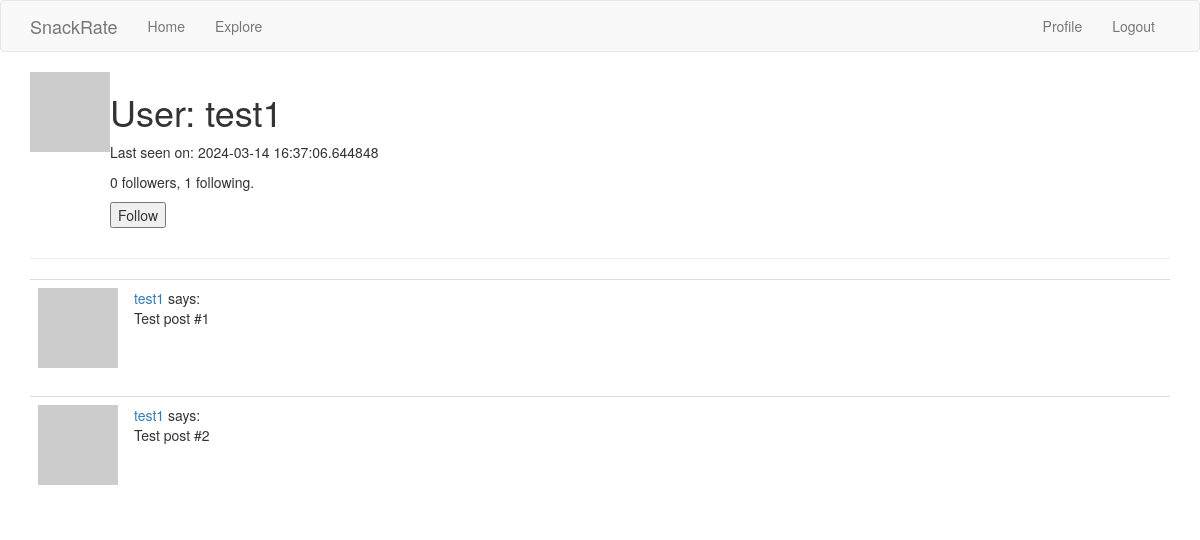
The app's page /user/test1 (signed in) with its own data.
### app/models.py (models this page shows, shortened)
class User(UserMixin, db.Model):
    id = db.Column(db.Integer, primary_key=True)
    username = db.Column(db.String(64), index=True, unique=True)
    email = db.Column(db.String(120), index=True, unique=True)
    password_hash = db.Column(db.String(128))
    posts = db.relationship('Post', backref='author', lazy='dynamic')
    about_me = db.Column(db.String(140))
    last_seen = db.Column(db.DateTime, default=datetime.utcnow)
    followed = db.relationship(
        'User', secondary=followers,
        primaryjoin=(followers.c.follower_id == id),
        secondaryjoin=(followers.c.followed_id == id),
        backref=db.backref('followers', lazy='dynamic'), lazy='dynamic')
    def avatar(self, size):
        digest = md5(self.email.lower().encode('utf-8')).hexdigest()
        return 'https://www.gravatar.com/avatar/{}?d=identicon&s={}'.format(digest,size)
    def is_following(self, user):
        return self.followed.filter(
            followers.c.followed_id == user.id).count() > 0

### app/routes.py (the view)
@app.route('/user/<username>')
@login_required
def user(username):
    user = User.query.filter_by(username=username).first_or_404()
    posts = [
        {'author': user, 'body': 'Test post #1'},
        {'author': user, 'body': 'Test post #2'}
    ]
    form = EmptyForm()
    return render_template('user.html', user=user, posts=posts, form=form)

### app/forms.py
class EmptyForm(FlaskForm):
    submit = SubmitField('Submit')

### app/models.py (called while the page is built)
@login.user_loader
def load_user(id):
    return User.query.get(int(id))

### app/routes.py (called while the page is built)
@app.before_request
def before_request():
    if current_user.is_authenticated:
        current_user.last_seen = datetime.utcnow()
        db.session.commit()

### app/templates/user.html (shortened to what this page needs)
{% extends "base.html" %}
{% block app_content %}
    <table>
        <tr valign="top">
            <td><img src="{{ user.avatar(128) }}"></td>
            <td><h1>User: {{ user.username }}</h1>
            {% if user.last_seen %}<p>Last seen on: {{ user.last_seen }}</p>{% endif %}
            <p>{{ user.followers.count() }} followers, {{ user.followed.count() }} following.</p>
            {% if user == current_user %}
            <p><a href="{{ url_for('edit_profile') }}">Edit your profile</a></p>
            {% elif not current_user.is_following(user) %}
            <p>
                <form action="{{ url_for('follow', username=user.username) }}" method="post">
                    {{ form.submit(value='Follow') }}
                </form>
            </p>
            {% endif %}
            </td>
        </tr>
    </table>
    <hr>
    {% for post in posts %}
        {% include '_posts.html' %}
    {% endfor %}
{% endblock %}

### app/templates/_posts.html
<table class="table table-hover">
    <tr>
        <td width="70px">
            <a href="{{ url_for('user', username=post.author.username) }}">
                <img src="{{ post.author.avatar(70) }}" />
            </a>
        </td>
        <td>
            <a href="{{ url_for('user', username=post.author.username) }}">
                {{ post.author.username }}
            </a>
            says:
            <br>
            {{ post.body }}
        </td>
    </tr>
</table>

### records on screen
User: username "test1", last_seen "2024-03-14 16:37:06.644848", author.username "test1" "test1"

### other values on screen
{{ user.followers.count() }} "0"
{{ user.followed.count() }} "1"
{{ post.body }} "Test post #1" "Test post #2"
